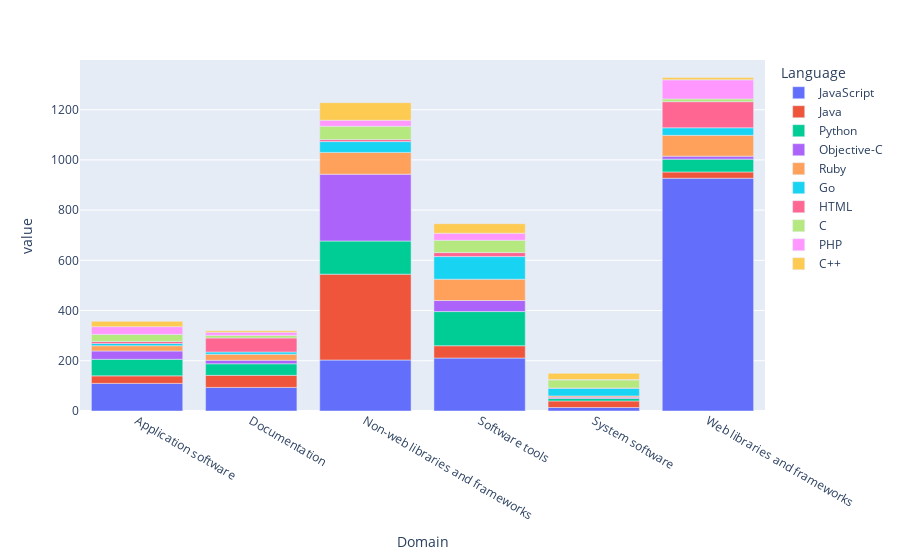

Source (notebook cell):
### Code cell
fig8=px.bar(pivot_df_10)
fig8.show()

### Figure 1 — Plotly figure (JSON) as saved in the notebook; plotly's stock layout.template omitted (floating-point values rounded to 4 significant figures)
{"data": [{"alignmentgroup": "True", "hovertemplate": "Language=JavaScript<br>Domain=%{x}<br>value=%{y}<extra></extra>", "legendgroup": "JavaScript", "marker": {"color": "#636efa", "pattern": {"shape": ""}}, "name": "JavaScript", "offsetgroup": "JavaScript", "orientation": "v", "showlegend": true, "textposition": "auto", "type": "bar", "x": ["Application software", "Documentation", "Non-web libraries and frameworks", "Software tools", "System software", "Web libraries and frameworks"], "xaxis": "x", "y": [110, 94, 203, 211, 14, 927], "yaxis": "y"}, {"alignmentgroup": "True", "hovertemplate": "Language=Java<br>Domain=%{x}<br>value=%{y}<extra></extra>", "legendgroup": "Java", "marker": {"color": "#EF553B", "pattern": {"shape": ""}}, "name": "Java", "offsetgroup": "Java", "orientation": "v", "showlegend": true, "textposition": "auto", "type": "bar", "x": ["Application software", "Documentation", "Non-web libraries and frameworks", "Software tools", "System software", "Web libraries and frameworks"], "xaxis": "x", "y": [30, 48, 342, 49, 26, 25], "yaxis": "y"}, {"alignmentgroup": "True", "hovertemplate": "Language=Python<br>Domain=%{x}<br>value=%{y}<extra></extra>", "legendgroup": "Python", "marker": {"color": "#00cc96", "pattern": {"shape": ""}}, "name": "Python", "offsetgroup": "Python", "orientation": "v", "showlegend": true, "textposition": "auto", "type": "bar", "x": ["Application software", "Documentation", "Non-web libraries and frameworks", "Software tools", "System software", "Web libraries and frameworks"], "xaxis": "x", "y": [66, 46, 132, 136, 10, 51], "yaxis": "y"}, {"alignmentgroup": "True", "hovertemplate": "Language=Objective-C<br>Domain=%{x}<br>value=%{y}<extra></extra>", "legendgroup": "Objective-C", "marker": {"color": "#ab63fa", "pattern": {"shape": ""}}, "name": "Objective-C", "offsetgroup": "Objective-C", "orientation": "v", "showlegend": true, "textposition": "auto", "type": "bar", "x": ["Application software", "Documentation", "Non-web libraries and frameworks", "Software tools", "System software", "Web libraries and frameworks"], "xaxis": "x", "y": [33, 14, 266, 44, 5, 12], "yaxis": "y"}, {"alignmentgroup": "True", "hovertemplate": "Language=Ruby<br>Domain=%{x}<br>value=%{y}<extra></extra>", "legendgroup": "Ruby", "marker": {"color": "#FFA15A", "pattern": {"shape": ""}}, "name": "Ruby", "offsetgroup": "Ruby", "orientation": "v", "showlegend": true, "textposition": "auto", "type": "bar", "x": ["Application software", "Documentation", "Non-web libraries and frameworks", "Software tools", "System software", "Web libraries and frameworks"], "xaxis": "x", "y": [21, 24, 87, 85, 5, 83], "yaxis": "y"}, {"alignmentgroup": "True", "hovertemplate": "Language=Go<br>Domain=%{x}<br>value=%{y}<extra></extra>", "legendgroup": "Go", "marker": {"color": "#19d3f3", "pattern": {"shape": ""}}, "name": "Go", "offsetgroup": "Go", "orientation": "v", "showlegend": true, "textposition": "auto", "type": "bar", "x": ["Application software", "Documentation", "Non-web libraries and frameworks", "Software tools", "System software", "Web libraries and frameworks"], "xaxis": "x", "y": [9, 9, 43, 90, 31, 30], "yaxis": "y"}, {"alignmentgroup": "True", "hovertemplate": "Language=HTML<br>Domain=%{x}<br>value=%{y}<extra></extra>", "legendgroup": "HTML", "marker": {"color": "#FF6692", "pattern": {"shape": ""}}, "name": "HTML", "offsetgroup": "HTML", "orientation": "v", "showlegend": true, "textposition": "auto", "type": "bar", "x": ["Application software", "Documentation", "Non-web libraries and frameworks", "Software tools", "System software", "Web libraries and frameworks"], "xaxis": "x", "y": [8, 56, 8, 16, 1, 104], "yaxis": "y"}, {"alignmentgroup": "True", "hovertemplate": "Language=C<br>Domain=%{x}<br>value=%{y}<extra></extra>", "legendgroup": "C", "marker": {"color": "#B6E880", "pattern": {"shape": ""}}, "name": "C", "offsetgroup": "C", "orientation": "v", "showlegend": true, "textposition": "auto", "type": "bar", "x": ["Application software", "Documentation", "Non-web libraries and frameworks", "Software tools", "System software", "Web libraries and frameworks"], "xaxis": "x", "y": [28, 10, 53, 49, 32, 11], "yaxis": "y"}, {"alignmentgroup": "True", "hovertemplate": "Language=PHP<br>Domain=%{x}<br>value=%{y}<extra></extra>", "legendgroup": "PHP", "marker": {"color": "#FF97FF", "pattern": {"shape": ""}}, "name": "PHP", "offsetgroup": "PHP", "orientation": "v", "showlegend": true, "textposition": "auto", "type": "bar", "x": ["Application software", "Documentation", "Non-web libraries and frameworks", "Software tools", "System software", "Web libraries and frameworks"], "xaxis": "x", "y": [31, 13, 24, 28, 1, 76], "yaxis": "y"}, {"alignmentgroup": "True", "hovertemplate": "Language=C++<br>Domain=%{x}<br>value=%{y}<extra></extra>", "legendgroup": "C++", "marker": {"color": "#FECB52", "pattern": {"shape": ""}}, "name": "C++", "offsetgroup": "C++", "orientation": "v", "showlegend": true, "textposition": "auto", "type": "bar", "x": ["Application software", "Documentation", "Non-web libraries and frameworks", "Software tools", "System software", "Web libraries and frameworks"], "xaxis": "x", "y": [21, 6, 70, 38, 25, 9], "yaxis": "y"}], "layout": {"barmode": "relative", "legend": {"title": {"text": "Language"}, "tracegroupgap": 0}, "margin": {"t": 60}, "xaxis": {"anchor": "y", "domain": [0, 1], "title": {"text": "Domain"}}, "yaxis": {"anchor": "x", "domain": [0, 1], "title": {"text": "value"}}}}
